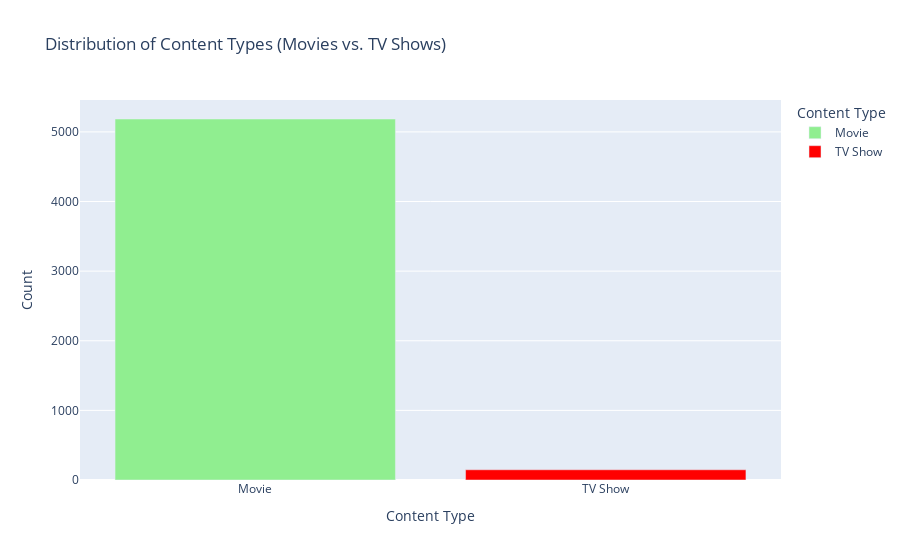

Notebook code for this chart:
### Markdown cell above
#Visulize Distribution of Content Types (Movies vs. TV Shows)

### Code cell
content_type_counts = df['type'].value_counts().reset_index()
content_type_counts.columns = ['Content Type', 'Count']
fig = px.bar(content_type_counts, x='Content Type', y='Count', 
             color='Content Type',
             labels={'Content Type': 'Content Type', 'Count': 'Count'},
             title='Distribution of Content Types (Movies vs. TV Shows)',
             color_discrete_map={'Movie': 'lightgreen', 'TV Show': 'red'})
fig.show()

### Figure 1 — Plotly figure (JSON) as saved in the notebook; plotly's stock layout.template omitted (floating-point values rounded to 4 significant figures)
{"data": [{"alignmentgroup": "True", "hovertemplate": "Content Type=%{x}<br>Count=%{y}<extra></extra>", "legendgroup": "Movie", "marker": {"color": "lightgreen", "pattern": {"shape": ""}}, "name": "Movie", "offsetgroup": "Movie", "orientation": "v", "showlegend": true, "textposition": "auto", "type": "bar", "x": ["Movie"], "xaxis": "x", "y": [5185], "yaxis": "y"}, {"alignmentgroup": "True", "hovertemplate": "Content Type=%{x}<br>Count=%{y}<extra></extra>", "legendgroup": "TV Show", "marker": {"color": "red", "pattern": {"shape": ""}}, "name": "TV Show", "offsetgroup": "TV Show", "orientation": "v", "showlegend": true, "textposition": "auto", "type": "bar", "x": ["TV Show"], "xaxis": "x", "y": [147], "yaxis": "y"}], "layout": {"barmode": "relative", "legend": {"title": {"text": "Content Type"}, "tracegroupgap": 0}, "title": {"text": "Distribution of Content Types (Movies vs. TV Shows)"}, "xaxis": {"anchor": "y", "categoryarray": ["Movie", "TV Show"], "categoryorder": "array", "domain": [0, 1], "title": {"text": "Content Type"}}, "yaxis": {"anchor": "x", "domain": [0, 1], "title": {"text": "Count"}}}}
